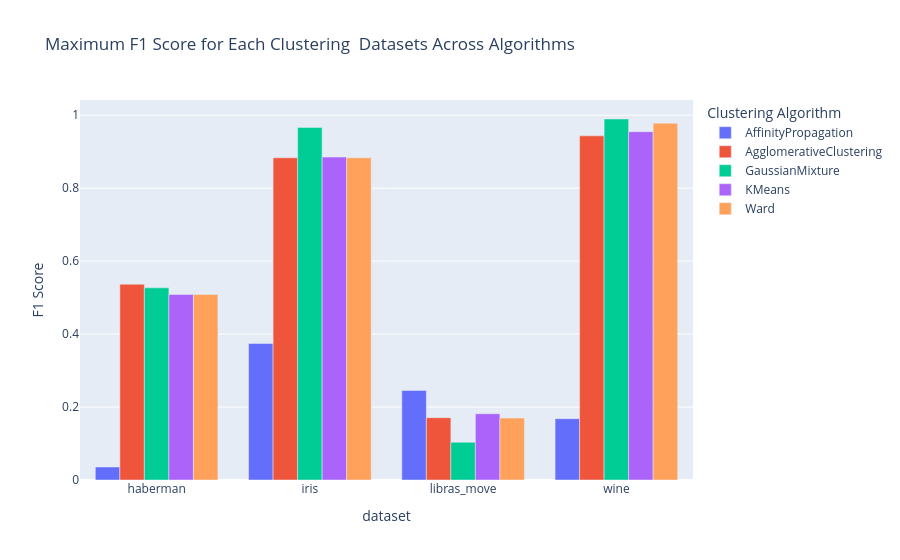

Here is the notebook cell this chart was saved with:
### Markdown cell above
### Visualize the results

1. for each dataset compare and contrast results produced by each algorithm under optimal parameter settings

### Code cell
# For each dataset and algorithm Maximum f1 score
max_f1 = results_all.loc[results_all.groupby(["dataset", "algorithm"])["f1_score"].idxmax()]
#print(max_f1)

fig = px.bar(
    max_f1,
    x = "dataset",
    y = "f1_score",
    color = "algorithm",
    barmode="group",
    title="Maximum F1 Score for Each Clustering  Datasets Across Algorithms",
    labels={"f1_score": "F1 Score", "algorithm": "Clustering Algorithm"},
)
fig.show()

### Figure 1 — Plotly figure (JSON) as saved in the notebook; plotly's stock layout.template omitted (floating-point values rounded to 4 significant figures)
{"data": [{"alignmentgroup": "True", "hovertemplate": "Clustering Algorithm=AffinityPropagation<br>dataset=%{x}<br>F1 Score=%{y}<extra></extra>", "legendgroup": "AffinityPropagation", "marker": {"color": "#636efa", "pattern": {"shape": ""}}, "name": "AffinityPropagation", "offsetgroup": "AffinityPropagation", "orientation": "v", "showlegend": true, "textposition": "auto", "type": "bar", "x": ["haberman", "iris", "libras_move", "wine"], "xaxis": "x", "y": [0.03569, 0.3741, 0.2455, 0.1682], "yaxis": "y"}, {"alignmentgroup": "True", "hovertemplate": "Clustering Algorithm=AgglomerativeClustering<br>dataset=%{x}<br>F1 Score=%{y}<extra></extra>", "legendgroup": "AgglomerativeClustering", "marker": {"color": "#EF553B", "pattern": {"shape": ""}}, "name": "AgglomerativeClustering", "offsetgroup": "AgglomerativeClustering", "orientation": "v", "showlegend": true, "textposition": "auto", "type": "bar", "x": ["haberman", "iris", "libras_move", "wine"], "xaxis": "x", "y": [0.5368, 0.8833, 0.1708, 0.9435], "yaxis": "y"}, {"alignmentgroup": "True", "hovertemplate": "Clustering Algorithm=GaussianMixture<br>dataset=%{x}<br>F1 Score=%{y}<extra></extra>", "legendgroup": "GaussianMixture", "marker": {"color": "#00cc96", "pattern": {"shape": ""}}, "name": "GaussianMixture", "offsetgroup": "GaussianMixture", "orientation": "v", "showlegend": true, "textposition": "auto", "type": "bar", "x": ["haberman", "iris", "libras_move", "wine"], "xaxis": "x", "y": [0.5269, 0.9666, 0.1034, 0.9897], "yaxis": "y"}, {"alignmentgroup": "True", "hovertemplate": "Clustering Algorithm=KMeans<br>dataset=%{x}<br>F1 Score=%{y}<extra></extra>", "legendgroup": "KMeans", "marker": {"color": "#ab63fa", "pattern": {"shape": ""}}, "name": "KMeans", "offsetgroup": "KMeans", "orientation": "v", "showlegend": true, "textposition": "auto", "type": "bar", "x": ["haberman", "iris", "libras_move", "wine"], "xaxis": "x", "y": [0.5086, 0.8853, 0.1815, 0.9549], "yaxis": "y"}, {"alignmentgroup": "True", "hovertemplate": "Clustering Algorithm=Ward<br>dataset=%{x}<br>F1 Score=%{y}<extra></extra>", "legendgroup": "Ward", "marker": {"color": "#FFA15A", "pattern": {"shape": ""}}, "name": "Ward", "offsetgroup": "Ward", "orientation": "v", "showlegend": true, "textposition": "auto", "type": "bar", "x": ["haberman", "iris", "libras_move", "wine"], "xaxis": "x", "y": [0.5086, 0.8833, 0.1699, 0.9781], "yaxis": "y"}], "layout": {"barmode": "group", "legend": {"title": {"text": "Clustering Algorithm"}, "tracegroupgap": 0}, "title": {"text": "Maximum F1 Score for Each Clustering  Datasets Across Algorithms"}, "xaxis": {"anchor": "y", "domain": [0, 1], "title": {"text": "dataset"}}, "yaxis": {"anchor": "x", "domain": [0, 1], "title": {"text": "F1 Score"}}}}
